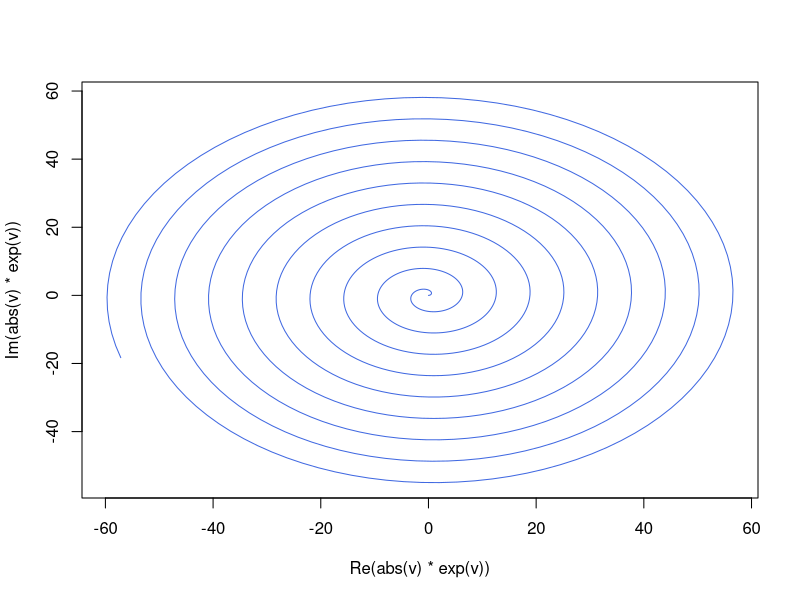

Generate this figure with R:
## ---- chunk 1
## The following redefinitions are only for printing the verbatim header below
doc_date = function() "`r doc_date()`"
pkg_ver = function(name) sprintf("`r pkg_ver('%s')`", name)
## ---- chunk 2
macro <- function(name, pkg, description)
    sprintf('`` `r %s("%s")` `` %s %s', name, pkg,
            description, do.call(name, list(pkg)))
## ---- chunk 3
    v = seq(0, 60i, length = 1000)
    plot(abs(v)*exp(v), type = "l", col = "Royalblue")
## ---- chunk 4
sessionInfo()
